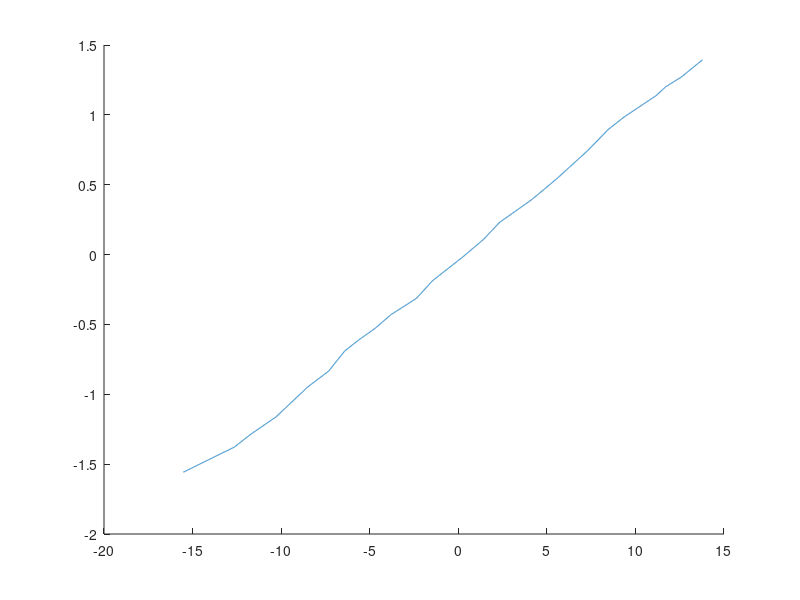
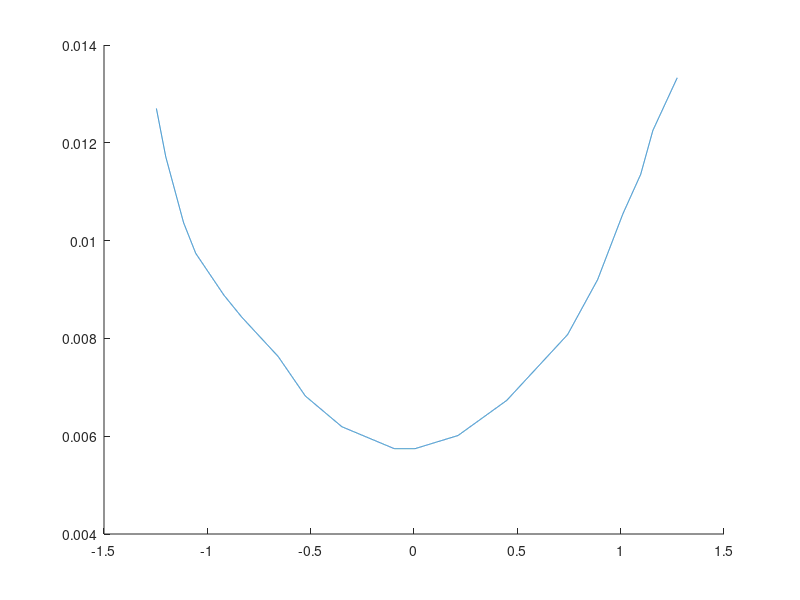

Reproduce these figures in MATLAB, in order. (Note: this script raises an error after producing the figures.)
clc;
close all;
clear;

%clvsalpha
data = load('Data.mat');
CLVSCD = load('CLVSCD.mat');
x = data.data(1:25,1)';
y = data.data(1:25,2)';
xi = linspace(min(x),max(x),10000);
q = interp1(x,y,xi,"linear");
hold on;
plot(xi,q);
hold off
cl = CLVSCD.data(:,1);
cd = CLVSCD.data(:,2);
cl_lin = linspace(min(cl),max(cl),10000);
cdinterp= interp1(cl,cd,cl_lin);
figure(2)
hold on;
plot(cl_lin,cdinterp);

alpha = linspace(-15,12,length(y2));
cd_at_alpha = interp1(x2, y2, y, 'spline');
p = polyfit(alpha,y2,3);
alpha2 = linspace(min(x),max(x), 100);
cd_at_alpha_interp = polyval(p, alpha2);
figure;
hold on;
plot(alpha2,cd_at_alpha_interp)

% Now plot alpha vs CD
plot(x, cd_at_alpha, 'b-o', 'LineWidth', 1.5, 'MarkerSize', 6);
xlabel('Alpha (degrees)');
ylabel('CD');
title('Alpha vs CD');
xlim([-10 10])
grid on;
